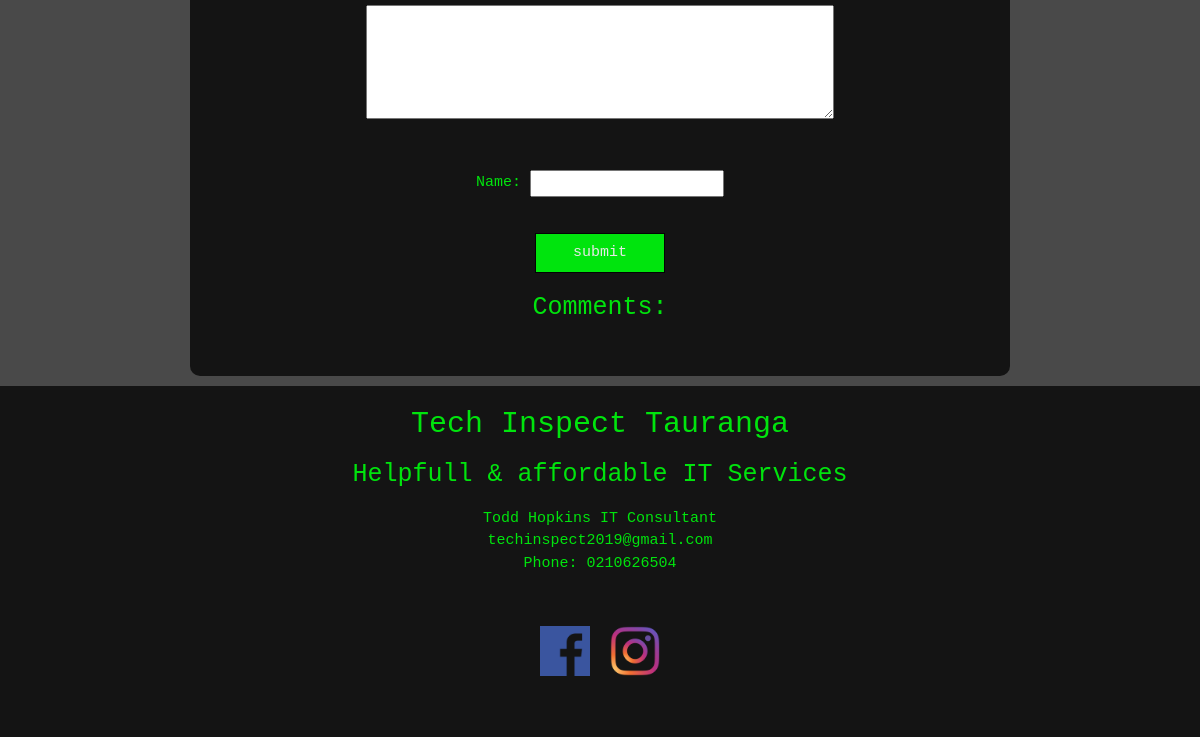
The app's page /pages/products (lower part), older data.
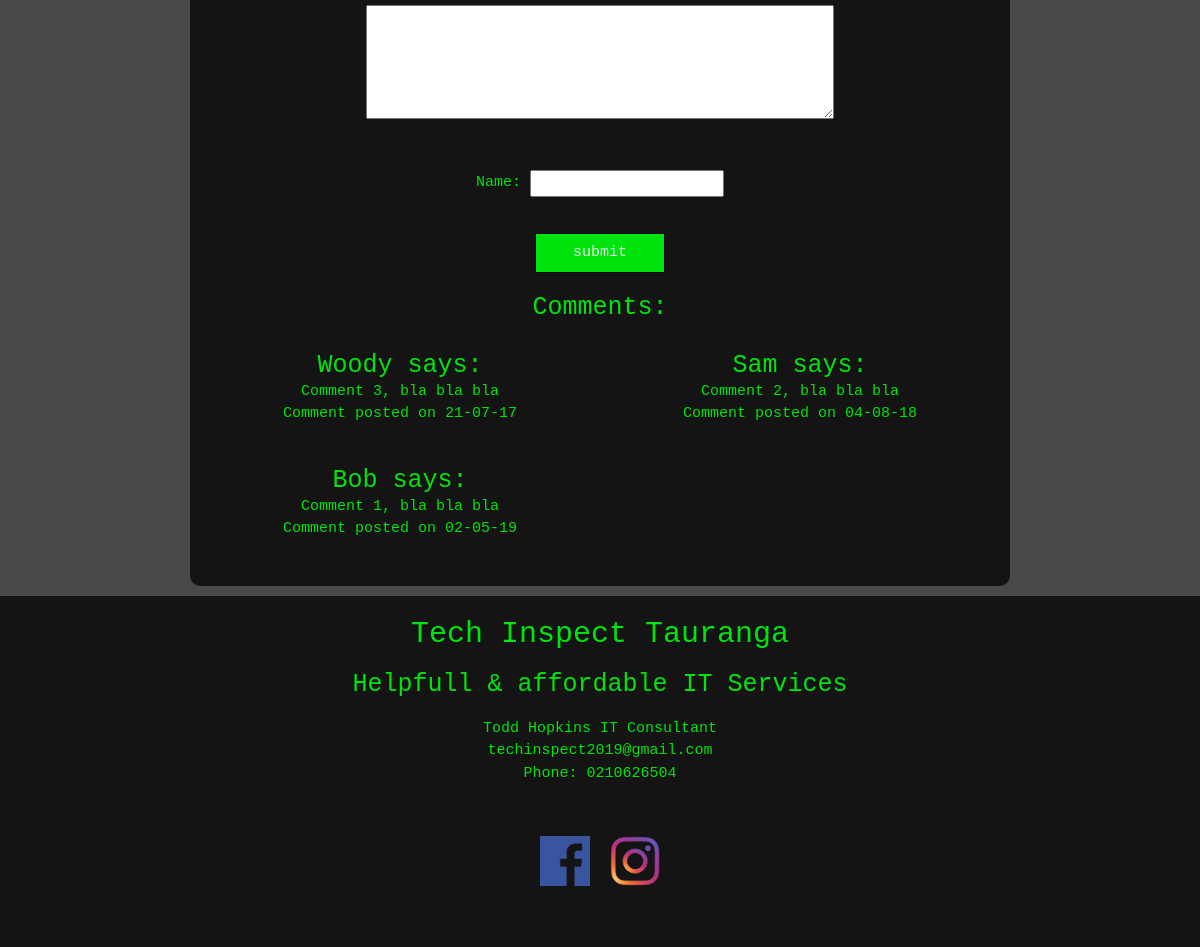
The same page, newer data.
### tables this page shows
create TABLE Comments (
  Indx int not null AUTO_INCREMENT,
  Prop TEXT,
  FName varchar(30),
  TDate varchar (15),
  Approval int (15),
  PRIMARY KEY (Indx)
	
);

### app/controllers/Pages.php (called while the page is built, shortened)
<?php
    class Pages extends Controller {
      public function __construct() {
        $this->_page = $this->model('_content');
      }
      public function products(){
        $title = $this->_page->title();
        $paragraph = $this->_page->paragraph();
        $image = $this->_page->image();
        $comments = $this->_page->comments();
        $data = [
         'title' => $title,
         'paragraph' => $paragraph,
         'image' => $image,
         'comments' => $comments,
         'title2' => ""
       ];
        $this->view('pages/template_products', $data);
       }
    }

### app/libraries/Core.php (called while the page is built, shortened)
<?php
    class Core {
        protected $currentMethod = 'index';
        public function __construct() {
            $url = $this->getURL();
            if(file_exists('../app/controllers/' . ucwords($url[0]) . '.php')) {
                unset($url[0]);
            }
            $this->currentController = new $this->currentController;
            if(isset($url[1])) {
                if(method_exists($this->currentController, $url[1])) {
                    $this->currentMethod = $url[1];
                    unset($url[1]);
                }
            }
            $this->params = $url ? array_values($url) : [null];
            call_user_func_array([$this->currentController, $this->currentMethod], $this->params);
        }
        public function getURL() {
            if(isset($_GET['url'])) {
                $url = rtrim($_GET['url'], '/');
                $url = filter_var($url, FILTER_SANITIZE_URL);
                $url = explode('/', $url);
                return $url;
            }
        }
    }
?>

### public/index.php (called while the page is built, shortened)
<?php
    $init = new Core();
?>

### app/libraries/Database.php (called while the page is built, shortened)
<?php
    class Database {
        private $host = DBHOST;
        private $user = DBUSER;
        private $pass = DBPASS;
        private $dbname = DBNAME;
        private $dbh;
        private $stmt;
        public function __construct() {
            $dsn = "mysql:host=".$this->host.";dbname=".$this->dbname;
            $options = [
                PDO::ATTR_PERSISTENT => true,
                PDO::ATTR_ERRMODE => PDO::ERRMODE_EXCEPTION
            ];
            try {
                $this->dbh = new PDO($dsn, $this->user, $this->pass, $options);
            } catch (PDOException $e) {
                $this->error = $e->getMessage();
                echo $this->error;
            }
        }
        public function query($sql) {
            $this->stmt = $this->dbh->prepare($sql);
        }
        public function execute() {
            return $this->stmt->execute();
        }
        public function resultSet() {
            $this->execute();
            return  $this->stmt->fetchAll(PDO::FETCH_ASSOC);
        }
    }
?>

### app/models/_content.php (called while the page is built, shortened)
<?php
class _content{
    private $db;
    public function __construct() {
        $this->db = new Database;
    }
    public function title() {
        $this->db->query('SELECT * FROM Content ');
        return $this->db->resultSet();
    }
    public function paragraph() {
        $this->db->query('SELECT * FROM Content ');
        return $this->db->resultSet();
    }
    public function image(){
        $this->db->query('SELECT * FROM Images');
        return $this->db->resultSet();
    }
    public function comments(){
        $this->db->query('SELECT * FROM Comments WHERE Approval = 1 ORDER BY TDate desc');
        return $this->db->resultSet();
    }
}

### app/views/pages/template_products.php (the view, shortened to what this page needs)
<?php include(APPROOT . "/views/includes/header.php"); ?>
<section>
        <div class="container1">
            <div class="content3">
                <div class="box3">
                    <div id="center">
                    <form name="form3" class="form2" action="<?php echo URLROOT . 'pages/processFrom/'; ?>" onsubmit="return validation3()" method="POST" >
                    <div><textarea name="Prop" id="Prop" cols="50vw" rows="5"></textarea></div>
                   <br> <p>Name: <input type="text" name="FName" id="FName"></p>
                    <input type="submit" class="button2" value="submit"> <br>
                    <h2>Comments:</h2>
                    <div style="display: grid;
  grid-template-columns: 1fr 1fr  ; grid-gap:20px; padding-left:20px; padding-right:20px;">
                    <?php
                      $output = "";
                      foreach($data['comments'] as $item) {
                      $output .= "<div style='padding-bottom:20px; '><h2 style='padding:0; margin:0;'>";
                      $output .= $item['FName'];
                      $output .= " says:</h2>";
                      $output .= "<p style='padding:0; margin:0;'>";
                      $output .= $item['Prop'];
                      $output .= " <br>Comment posted on ";
                      $output .= $item['TDate'];
                      $output .= "</p>";
                      $output .= "</h2></div>";
                    }
                    echo $output;
                ?></div>
                    </form>
                    </div>
                </div>
            </div>
        </div>
    </section>
<?php include(APPROOT . "/views/includes/footer.php"); ?>

Row changes from the older to the newer data that the page shows:
now on this page (row edited): comments: value "Woody Comment 3, bla bla bla 21-07-17"
now on this page (row edited): comments: value "Sam Comment 2, bla bla bla 04-08-18"
now on this page (row edited): comments: value "Bob Comment 1, bla bla bla 02-05-19"
